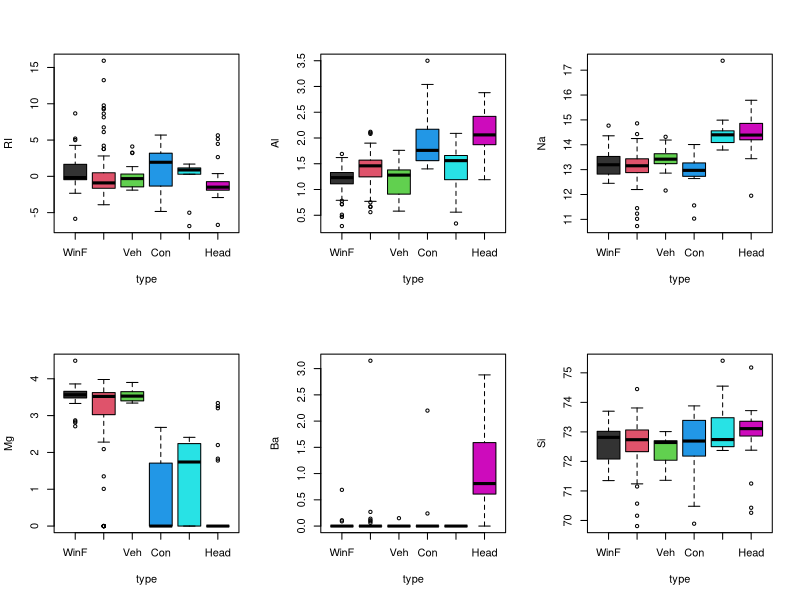

Reproduce this figure in R.
## ---- chunk 1
library(MASS) ## a library of example data sets
data(fgl) ## loads the data into R
head(fgl)
## ---- chunk 2
par(mfrow=c(2,3))
plot(RI ~ type, data=fgl, col=c(grey(.2),2:6))
plot(Al ~ type, data=fgl, col=c(grey(.2),2:6))
plot(Na ~ type, data=fgl, col=c(grey(.2),2:6))
plot(Mg ~ type, data=fgl, col=c(grey(.2),2:6))
plot(Ba ~ type, data=fgl, col=c(grey(.2),2:6))
plot(Si ~ type, data=fgl, col=c(grey(.2),2:6))
## ---- chunk 3
x <- scale(fgl[,1:9]) # convert columns to mean-zero sd-one
apply(x,2,sd) # validate standardization
## ---- chunk 4
library(class)
test <- sample(1:214,10) # picks 10 samples out of 214 rows
nearest1 <- knn(train=x[-test,], test=x[test,], cl=fgl$type[-test], k=1)
nearest5 <- knn(train=x[-test,], test=x[test,], cl=fgl$type[-test], k=5)
data.frame(fgl$type[test],nearest1,nearest5)
